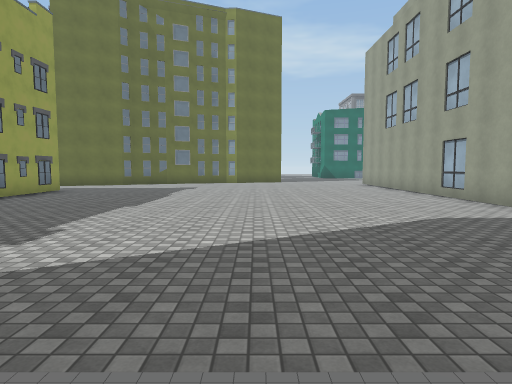
[1] (above)

24 first-person views from a walk through a Unity game level. The camera is 1.4 m above the floor, tilts 4° down and sees 75° across. The floor is counted in squares, 2 m on a side. Each view is taken from the middle of a square. On the plan, view 1 faces up. The plan holds only what a view shows up to about 10 squares ahead; the rest is blank. The place goes on beyond the plan. Some surface patterns are stand-ins.

[2]
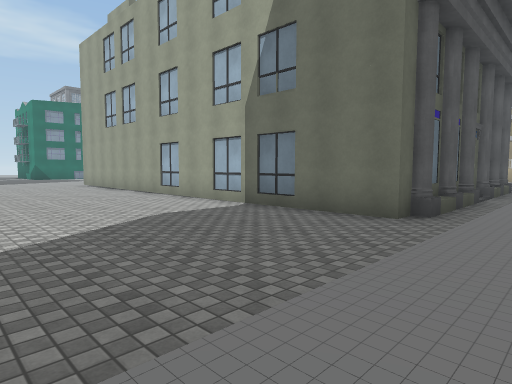

[3]
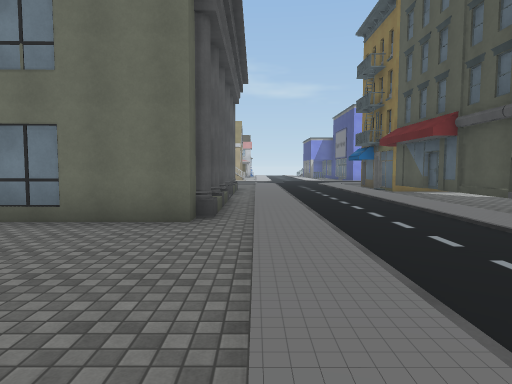

[4]
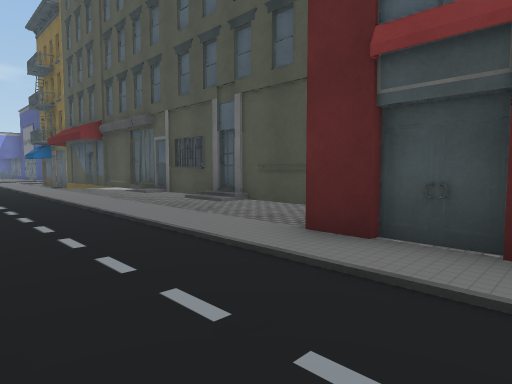

[5]
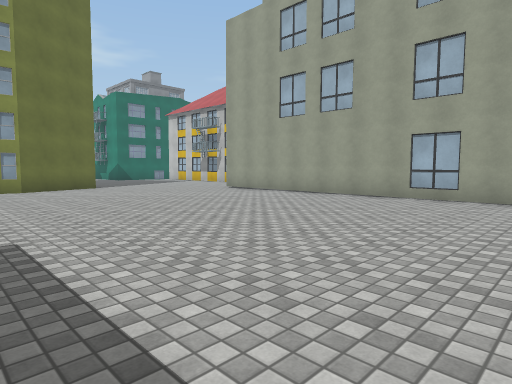

[6]
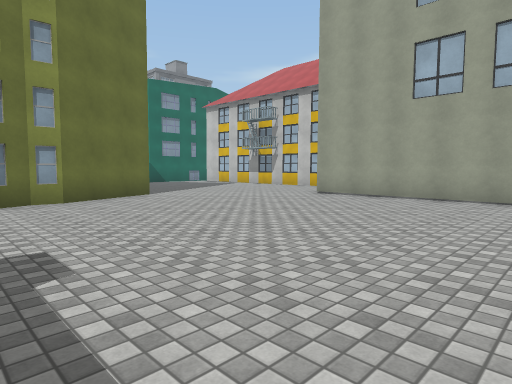

[7]
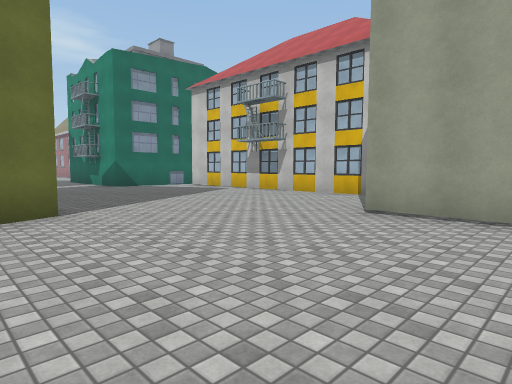

[8]
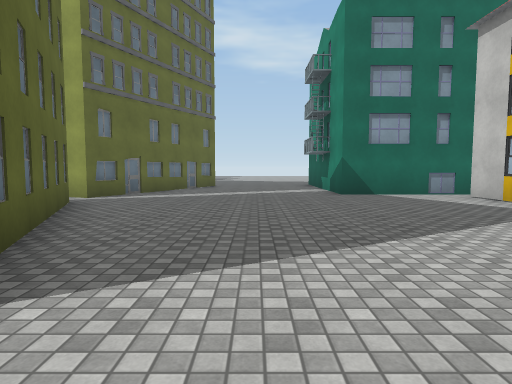

[9]
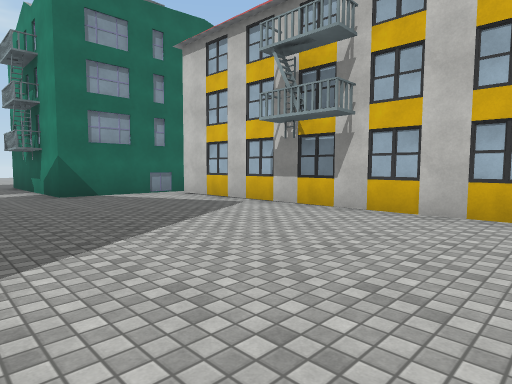

[10]
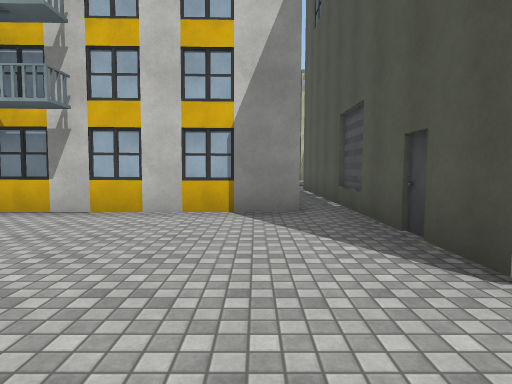

[11]
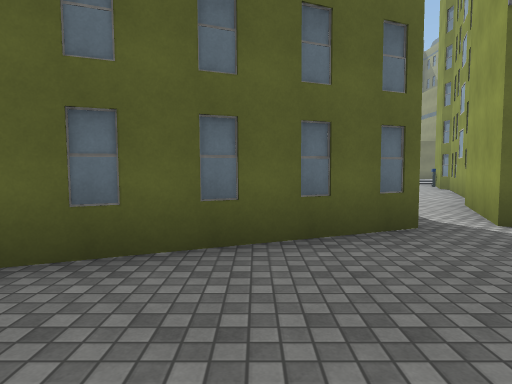

[12]
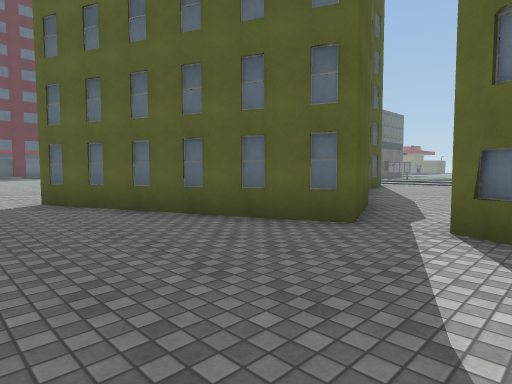

[13]
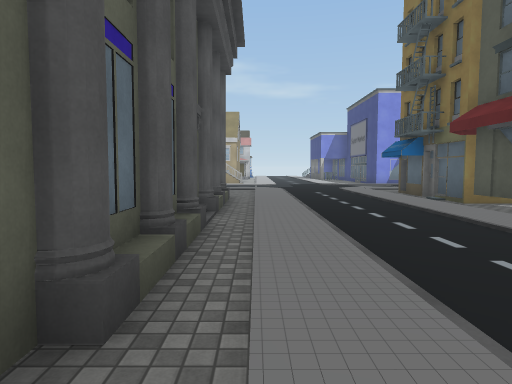

[14]
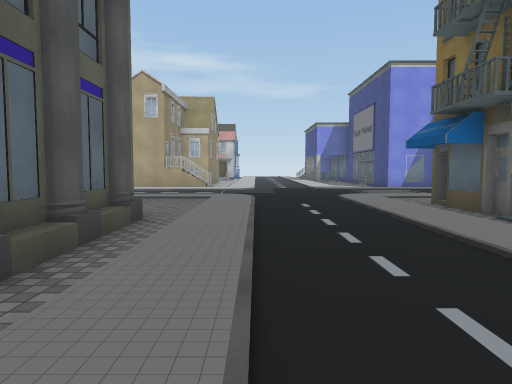

[15]
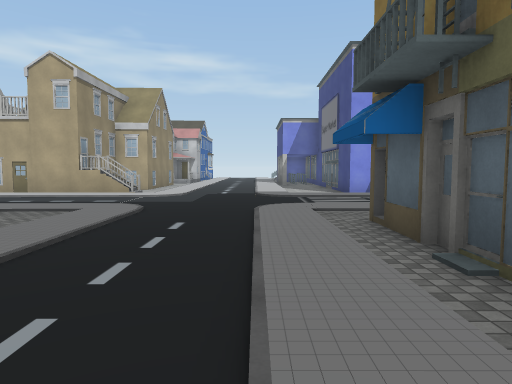

[16]
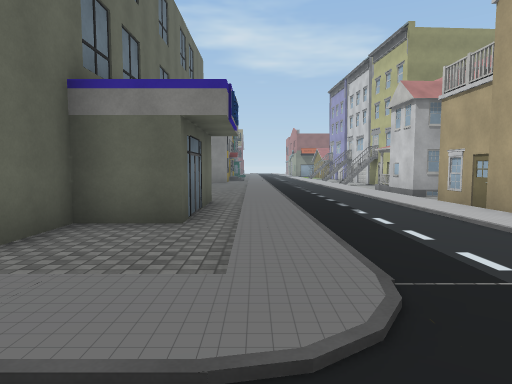

[17]
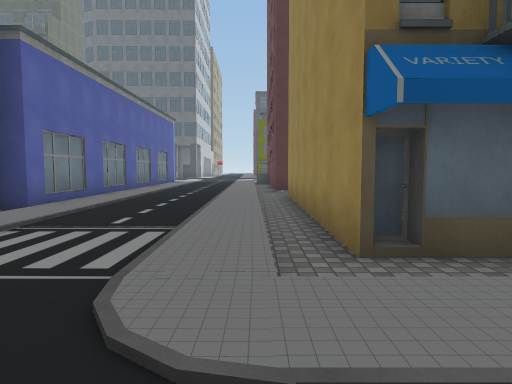

[18]
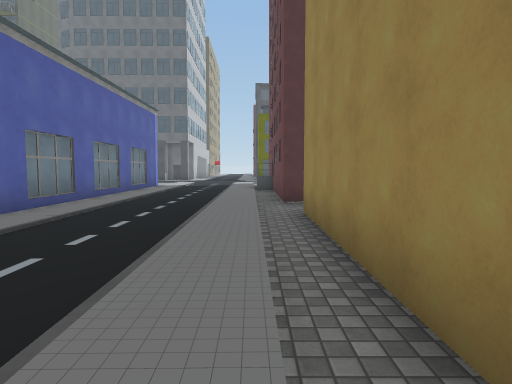

[19]
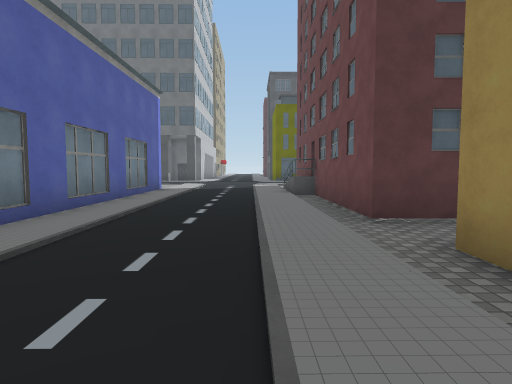

[20]
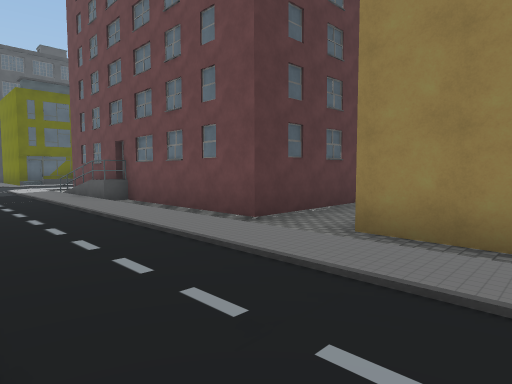

[21]
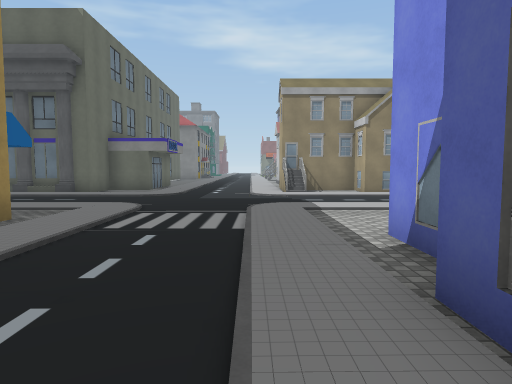

[22]
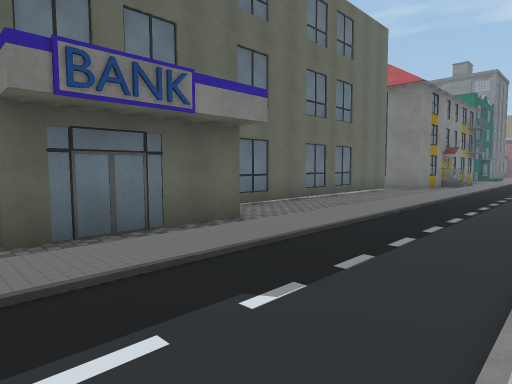

[23]
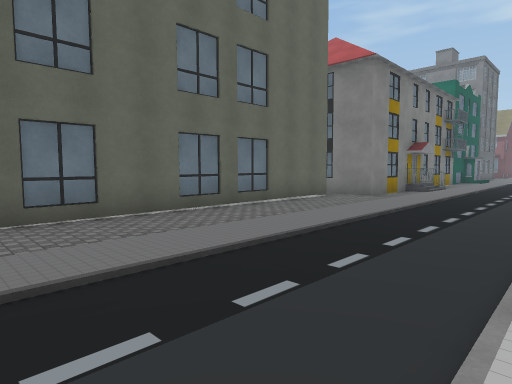

[24]
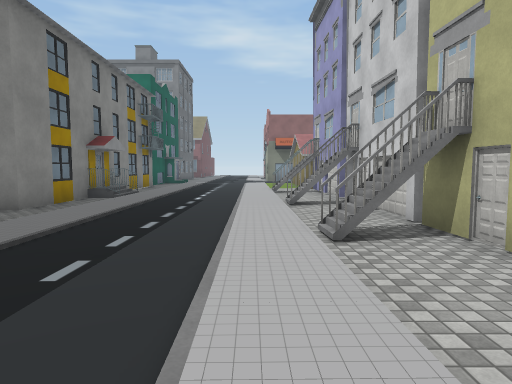

### Floor plan
Key: @ floor where view 1 was taken; # wall or solid block; x gap in a wall; . floor; / step, stairs or slope; B building; O other object.
Columns run from 5 left of view 1 to 22 right of it. Each row starts with its distance up from view 1.
 26  .###......####
 25  ...B.........
 24 ....x.........
 23 ..###.........
 22     ##........
 21      #........
 20      #........     #  ..  #
 19      ##.......     #B .. .##
 18    ###........#    B. .. ..#
 17    ...........#    #. .....#
 16    ............... .. .....#
 15    .......#########.. .....#
 14   ........#       #.. .../##
 13   ........#       #.. .....#
 12   ........#       #.. .....
 11   ........#       #.. ....
 10 ..........#       #.. ...B
  9 ..........#       #.. ...#
  8 ..........#       #......##
  7 ..........#        ......
  6 ..........#         #/...#
  5  .........#         #/...#
  4   ........#       ###/...#
  3   ........#       #../...B
  2    .......#########../...B
  1     ///////////////////./
  0    ..@......................
 -1    .........................
 -2    .......................
 -3    OBO//        //////...//
 -4       ###############//.//.
 -5                     #//.//#
 -6                     #/.../#
 -7                     #/...##
 -8                     #/...#
 -9                     #/...#
-10                     #/...#
-11                   .../...#
-12                  ####/...#
-13                     #/...#
-14                     #/...#
-15                     #/...#
-16                     #B...#
-17                     #B...#
-18                     #B..

Where each view was taken, in squares from view 1:
view 1: 0 up, 0 right, facing up
view 2: 0 up, 0 right, facing up-right
view 3: 1 up, 0 right, facing right
view 4: 0 up, 2 left, facing down-right
view 5: 6 up, 3 left, facing up-right
view 6: 10 up, 3 left, facing up-right
view 7: 13 up, 0 right, facing up-right
view 8: 17 up, 3 right, facing up
view 9: 17 up, 3 right, facing up-right
view 10: 17 up, 3 right, facing right
view 11: 22 up, 3 right, facing left
view 12: 26 up, 3 right, facing down-left
view 13: 1 up, 4 right, facing right
view 14: 0 up, 8 right, facing right
view 15: 2 down, 10 right, facing right
view 16: 1 down, 16 right, facing up
view 17: 1 down, 16 right, facing down
view 18: 4 down, 16 right, facing down
view 19: 7 down, 17 right, facing down
view 20: 8 down, 19 right, facing down-left
view 21: 9 down, 19 right, facing up
view 22: 3 up, 19 right, facing up-left
view 23: 7 up, 19 right, facing up-left
view 24: 10 up, 19 right, facing up
